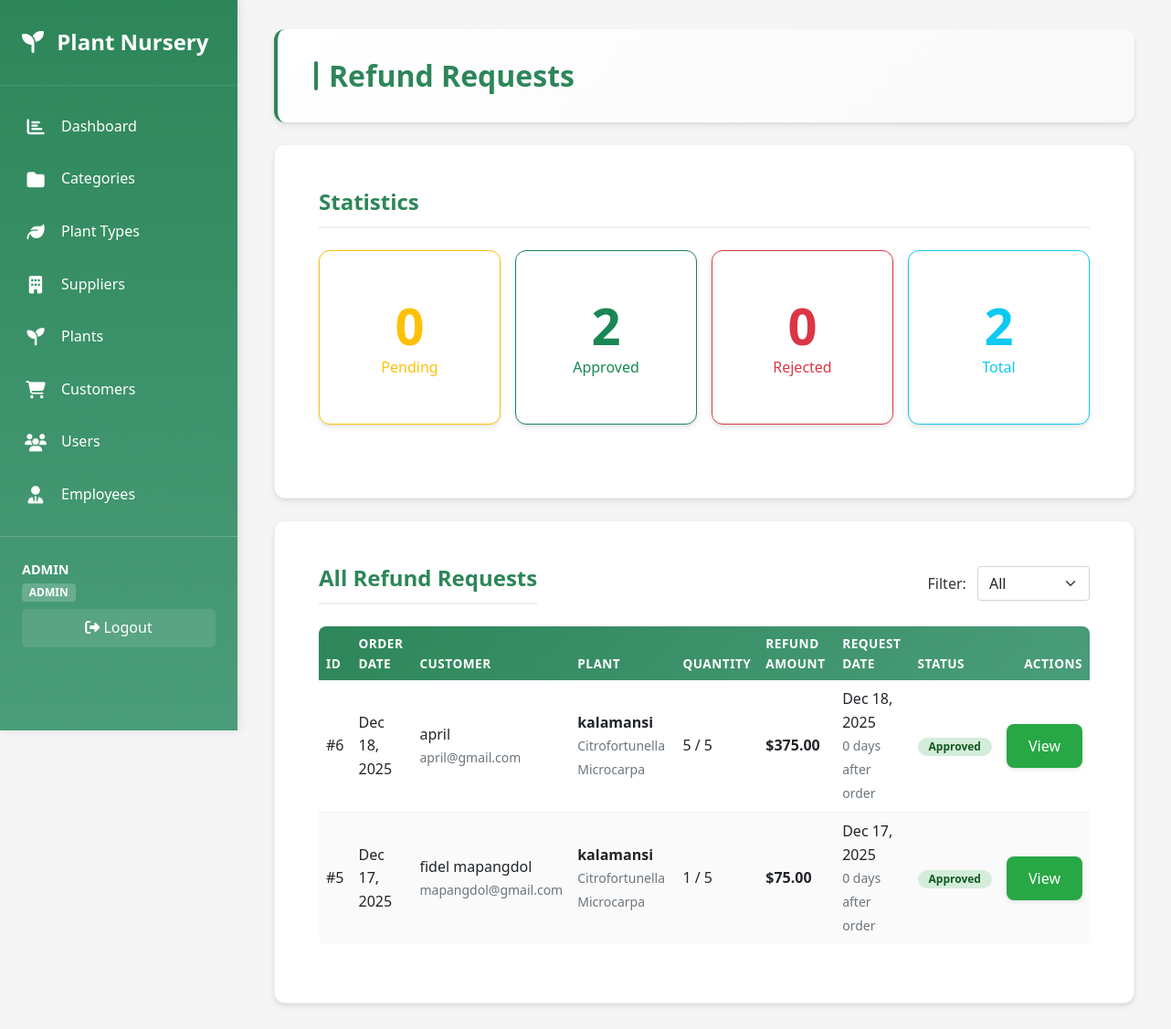
/refund/refundpage.php (signed in), run on the app's committed database.
### tables this page shows
CREATE TABLE `warranty_refund`  (
  `RefundID` int NOT NULL AUTO_INCREMENT,
  `OrderID` int NOT NULL,
  `OrderItemID` int NOT NULL,
  `CustomerID` int NOT NULL,
  `RequestDate` timestamp NOT NULL DEFAULT current_timestamp(),
  `Reason` text NOT NULL,
  `Quantity` int NOT NULL DEFAULT 1,
  `Status` varchar(50) NULL DEFAULT 'Pending',
  `ProcessedBy` int NULL DEFAULT NULL,
  `ProcessedDate` timestamp NULL DEFAULT NULL,
  `Notes` text NULL,
  PRIMARY KEY (`RefundID`) USING BTREE,
  INDEX `OrderItemID`(`OrderItemID` ASC) USING BTREE,
  INDEX `ProcessedBy`(`ProcessedBy` ASC) USING BTREE,
  INDEX `idx_order`(`OrderID` ASC) USING BTREE,
  INDEX `idx_customer`(`CustomerID` ASC) USING BTREE,
  INDEX `idx_status`(`Status` ASC) USING BTREE,
  INDEX `idx_request_date`(`RequestDate` ASC) USING BTREE,
  CONSTRAINT `warranty_refund_ibfk_1` FOREIGN KEY (`OrderID`) REFERENCES `order` (`OrderID`) ON DELETE CASCADE ON UPDATE CASCADE,
  CONSTRAINT `warranty_refund_ibfk_2` FOREIGN KEY (`OrderItemID`) REFERENCES `orderitem` (`OrderItemID`) ON DELETE CASCADE ON UPDATE CASCADE,
  CONSTRAINT `warranty_refund_ibfk_3` FOREIGN KEY (`CustomerID`) REFERENCES `customer` (`CustomerID`) ON DELETE CASCADE ON UPDATE CASCADE,
  CONSTRAINT `warranty_refund_ibfk_4` FOREIGN KEY (`ProcessedBy`) REFERENCES `employee` (`EmployeeID`) ON DELETE SET NULL ON UPDATE CASCADE
);

CREATE TABLE `order`  (
  `OrderID` int NOT NULL AUTO_INCREMENT,
  `CustomerID` int NULL DEFAULT NULL,
  `EmployeeID` int NULL DEFAULT NULL,
  `OrderDate` date NOT NULL,
  `TotalAmount` decimal(10, 2) NOT NULL DEFAULT 0.00,
  `Status` varchar(50) NULL DEFAULT 'Pending',
  `IsSuccessful` tinyint(1) NULL DEFAULT 0,
  PRIMARY KEY (`OrderID`) USING BTREE,
  INDEX `idx_customer`(`CustomerID` ASC) USING BTREE,
  INDEX `idx_employee`(`EmployeeID` ASC) USING BTREE,
  INDEX `idx_order_date`(`OrderDate` ASC) USING BTREE,
  INDEX `idx_status`(`Status` ASC) USING BTREE,
  CONSTRAINT `order_ibfk_1` FOREIGN KEY (`CustomerID`) REFERENCES `customer` (`CustomerID`) ON DELETE SET NULL ON UPDATE CASCADE,
  CONSTRAINT `order_ibfk_2` FOREIGN KEY (`EmployeeID`) REFERENCES `employee` (`EmployeeID`) ON DELETE SET NULL ON UPDATE CASCADE
);

CREATE TABLE `customer`  (
  `CustomerID` int NOT NULL AUTO_INCREMENT,
  `Name` varchar(100) NOT NULL,
  `Email` varchar(100) NULL DEFAULT NULL,
  `Phone` varchar(20) NULL DEFAULT NULL,
  `Address` varchar(255) NULL DEFAULT NULL,
  PRIMARY KEY (`CustomerID`) USING BTREE,
  INDEX `idx_name`(`Name` ASC) USING BTREE,
  INDEX `idx_email`(`Email` ASC) USING BTREE
);

CREATE TABLE `plant`  (
  `PlantID` int NOT NULL AUTO_INCREMENT,
  `Name` varchar(100) NOT NULL,
  `ScientificName` varchar(120) NULL DEFAULT NULL,
  `PlantCategoryID` int NULL DEFAULT NULL,
  `PlantTypeID` int NULL DEFAULT NULL,
  `SupplierID` int NULL DEFAULT NULL,
  `QuantityAvailable` int NULL DEFAULT 0,
  `Price` decimal(10, 2) NOT NULL,
  `PlantImg` blob NULL,
  PRIMARY KEY (`PlantID`) USING BTREE,
  INDEX `idx_name`(`Name` ASC) USING BTREE,
  INDEX `idx_category`(`PlantCategoryID` ASC) USING BTREE,
  INDEX `idx_supplier`(`SupplierID` ASC) USING BTREE,
  INDEX `idx_planttype`(`PlantTypeID` ASC) USING BTREE,
  CONSTRAINT `plant_ibfk_1` FOREIGN KEY (`PlantCategoryID`) REFERENCES `plantcategory` (`PlantCategoryID`) ON DELETE SET NULL ON UPDATE CASCADE,
  CONSTRAINT `plant_ibfk_2` FOREIGN KEY (`SupplierID`) REFERENCES `supplier` (`SupplierID`) ON DELETE SET NULL ON UPDATE CASCADE,
  CONSTRAINT `plant_ibfk_3` FOREIGN KEY (`PlantTypeID`) REFERENCES `planttype` (`PlantTypeID`) ON DELETE SET NULL ON UPDATE CASCADE
);

CREATE TABLE `orderitem`  (
  `OrderItemID` int NOT NULL AUTO_INCREMENT,
  `OrderID` int NULL DEFAULT NULL,
  `PlantID` int NULL DEFAULT NULL,
  `Quantity` int NOT NULL DEFAULT 1,
  `Price` decimal(10, 2) NOT NULL,
  PRIMARY KEY (`OrderItemID`) USING BTREE,
  INDEX `idx_order`(`OrderID` ASC) USING BTREE,
  INDEX `idx_plant`(`PlantID` ASC) USING BTREE,
  CONSTRAINT `orderitem_ibfk_1` FOREIGN KEY (`OrderID`) REFERENCES `order` (`OrderID`) ON DELETE CASCADE ON UPDATE CASCADE,
  CONSTRAINT `orderitem_ibfk_2` FOREIGN KEY (`PlantID`) REFERENCES `plant` (`PlantID`) ON DELETE CASCADE ON UPDATE CASCADE
);

### refund/refundpage.php (the view, shortened to what this page needs)
<?php
require_once '../config/database.php';
$statusFilter = isset($_GET['status']) ? mysqli_real_escape_string($conn, $_GET['status']) : 'all';
$whereClause = '';
$result = mysqli_query($conn, "
    SELECT wr.*,
           o.OrderDate, o.OrderID,
           c.Name as CustomerName, c.Email as CustomerEmail,
           oi.PlantID, oi.Quantity as OrderQuantity, oi.Price as ItemPrice,
           p.Name as PlantName, p.ScientificName, p.QuantityAvailable,
           e.Name as ProcessedByName
    FROM warranty_refund wr
    LEFT JOIN `order` o ON wr.OrderID = o.OrderID
    LEFT JOIN customer c ON wr.CustomerID = c.CustomerID
    LEFT JOIN orderitem oi ON wr.OrderItemID = oi.OrderItemID
    LEFT JOIN plant p ON oi.PlantID = p.PlantID
    LEFT JOIN employee e ON wr.ProcessedBy = e.EmployeeID
    $whereClause
    ORDER BY wr.RequestDate DESC
");
$refunds = mysqli_fetch_all($result, MYSQLI_ASSOC);
$pendingCount = mysqli_fetch_assoc(mysqli_query($conn, "SELECT COUNT(*) as count FROM warranty_refund WHERE Status = 'Pending'"))['count'];
$approvedCount = mysqli_fetch_assoc(mysqli_query($conn, "SELECT COUNT(*) as count FROM warranty_refund WHERE Status = 'Approved'"))['count'];
$rejectedCount = mysqli_fetch_assoc(mysqli_query($conn, "SELECT COUNT(*) as count FROM warranty_refund WHERE Status = 'Rejected'"))['count'];
$totalCount = mysqli_fetch_assoc(mysqli_query($conn, "SELECT COUNT(*) as count FROM warranty_refund"))['count'];
include '../includes/header.php';
?>
<div class="page-header mb-4">
    <h2>Refund Requests</h2>
</div>
<div class="card mb-4">
    <div class="card-body">
        <h3 class="card-title mb-4" style="color: var(--primary-color);">Statistics</h3>
        <div class="row g-3">
            <div class="col-md-3">
                <div class="card border-warning">
                    <div class="card-body text-center">
                        <div class="display-4 fw-bold text-warning"><?php echo $pendingCount; ?></div>
                        <div class="text-warning">Pending</div>
                    </div>
                </div>
            </div>
            <div class="col-md-3">
                <div class="card border-success">
                    <div class="card-body text-center">
                        <div class="display-4 fw-bold text-success"><?php echo $approvedCount; ?></div>
                        <div class="text-success">Approved</div>
                    </div>
                </div>
            </div>
            <div class="col-md-3">
                <div class="card border-danger">
                    <div class="card-body text-center">
                        <div class="display-4 fw-bold text-danger"><?php echo $rejectedCount; ?></div>
                        <div class="text-danger">Rejected</div>
                    </div>
                </div>
            </div>
            <div class="col-md-3">
                <div class="card border-info">
                    <div class="card-body text-center">
                        <div class="display-4 fw-bold text-info"><?php echo $totalCount; ?></div>
                        <div class="text-info">Total</div>
                    </div>
                </div>
            </div>
        </div>
    </div>
</div>
<div class="card">
    <div class="card-body">
        <div class="d-flex justify-content-between align-items-center mb-4">
            <h3 class="card-title mb-0" style="color: var(--primary-color);">All Refund Requests</h3>
            <div>
                <label for="statusFilter" class="form-label me-2">Filter:</label>
                <select class="form-select d-inline-block w-auto" id="statusFilter" onchange="filterByStatus()">
                    <option value="all" <?php echo $statusFilter === 'all' ? 'selected' : ''; ?>>All</option>
                </select>
            </div>
        </div>
        <?php if (count($refunds) > 0): ?>
            <div class="table-responsive">
                <table class="table table-hover">
                    <thead>
                        <tr>
                            <th>ID</th>
                            <th>Order Date</th>
                            <th>Customer</th>
                            <th>Plant</th>
                            <th>Quantity</th>
                            <th>Refund Amount</th>
                            <th>Request Date</th>
                            <th>Status</th>
                            <th class="text-end">Actions</th>
                        </tr>
                    </thead>
                    <tbody>
                        <?php foreach ($refunds as $refund):
                            $refundAmount = $refund['Quantity'] * $refund['ItemPrice'];
                            $orderDate = strtotime($refund['OrderDate']);
                            $requestDate = strtotime($refund['RequestDate']);
                            $daysSinceOrder = floor(($requestDate - $orderDate) / (24 * 60 * 60));
                        ?>
                            <tr>
                                <td>#<?php echo $refund['RefundID']; ?></td>
                                <td><?php echo date('M d, Y', strtotime($refund['OrderDate'])); ?></td>
                                <td>
                                    <div><?php echo htmlspecialchars($refund['CustomerName']); ?></div>
                                    <small class="text-muted"><?php echo htmlspecialchars($refund['CustomerEmail']); ?></small>
                                </td>
                                <td>
                                    <div><strong><?php echo htmlspecialchars($refund['PlantName']); ?></strong></div>
                                    <small class="text-muted"><?php echo htmlspecialchars($refund['ScientificName'] ?? 'N/A'); ?></small>
                                </td>
                                <td><?php echo $refund['Quantity']; ?> / <?php echo $refund['OrderQuantity']; ?></td>
                                <td><strong>$<?php echo number_format($refundAmount, 2); ?></strong></td>
                                <td>
                                    <?php echo date('M d, Y', strtotime($refund['RequestDate'])); ?>
                                    <br><small class="text-muted"><?php echo $daysSinceOrder; ?> days after order</small>
                                </td>
                                <td>
                                    <span class="badge" style="padding: 0.25rem 0.75rem; border-radius: 20px; background-color:
                                        <?php
                                        echo $refund['Status'] === 'Approved' ? '#d4edda' :
                                            ($refund['Status'] === 'Pending' ? '#fff3cd' : '#f8d7da');
                                        ?>; color:
                                        <?php
                                        echo $refund['Status'] === 'Approved' ? '#155724' :
                                            ($refund['Status'] === 'Pending' ? '#856404' : '#721c24');
                                        ?>;">
                                        <?php echo htmlspecialchars($refund['Status']); ?>
                                    </span>
                                </td>
                                <td class="text-end">
                                    <div class="d-flex gap-2 flex-wrap justify-content-end">
                                        <a href="view_refund.php?id=<?php echo $refund['RefundID']; ?>" class="btn btn-success btn-sm">View</a>
                                    </div>
                                </td>
                            </tr>
                        <?php endforeach; ?>
                    </tbody>
                </table>
            </div>
        <?php else: ?>
            <div class="text-center py-5">
                <p class="text-muted mb-0">No refund requests found.</p>
            </div>
        <?php endif; ?>
    </div>
</div>
<?php include '../includes/footer.php'; ?>

### assets/css/style.css (style rules this page uses)
* { margin: 0; padding: 0; box-sizing: border-box; }
:root { --primary-color: #2d8659; --secondary-color: #4a9d7a; --accent-color: #6bb896; --danger-color: #dc3545; --warning-color: #ffc107; --success-color: #28a745; --dark-color: #2c3e50; --light-color: #f8f9fa; --border-color: #dee2e6; --text-color: #333; --text-light: #666; }
body { font-family: 'Segoe UI', Tahoma, Geneva, Verdana, sans-serif; background-color: #f5f5f5; color: var(--text-color); line-height: 1.6; display: flex; min-height: 100vh; }
.page-header { background: linear-gradient(135deg, #ffffff 0%, #f8f9fa 100%); padding: 2rem 2.5rem; border-radius: 12px; box-shadow: 0 4px 6px rgba(0,0,0,0.07), 0 1px 3px rgba(0,0,0,0.06); margin-bottom: 2rem; display: flex; justify-content: space-between; align-items: flex-start; border-left: 4px solid var(--primary-color); flex-wrap: wrap; gap: 1rem; }
.page-header h2 { color: var(--primary-color); font-size: 2rem; font-weight: 700; margin: 0; display: flex; align-items: center; gap: 0.75rem; }
.page-header h2::before { content: ''; width: 4px; height: 2rem; background: var(--primary-color); border-radius: 2px; }
.btn { display: inline-block; padding: 0.75rem 1.5rem; border: none; border-radius: 8px; text-decoration: none; font-weight: 500; cursor: pointer; transition: all 0.3s ease; font-size: 1rem; box-shadow: 0 2px 4px rgba(0,0,0,0.1); position: relative; overflow: hidden; }
.btn::before { content: ''; position: absolute; top: 50%; left: 50%; width: 0; height: 0; border-radius: 50%; background: rgba(255,255,255,0.3); transform: translate(-50%, -50%); transition: width 0.6s, height 0.6s; }
.btn-success { background-color: var(--success-color); color: white; }
.card { background: white; border-radius: 12px; box-shadow: 0 4px 6px rgba(0,0,0,0.07), 0 1px 3px rgba(0,0,0,0.06); padding: 2rem; margin-bottom: 2rem; transition: box-shadow 0.3s ease, transform 0.2s ease; border: 1px solid rgba(0,0,0,0.05); }
.card h3 { color: var(--primary-color); margin-top: 0; margin-bottom: 1.5rem; font-size: 1.5rem; font-weight: 600; border-bottom: 2px solid #f0f0f0; padding-bottom: 0.75rem; }
table { width: 100%; border-collapse: separate; border-spacing: 0; background: white; border-radius: 8px; overflow: hidden; }
table thead { background: linear-gradient(135deg, var(--primary-color), var(--secondary-color)); color: white; }
table thead th { padding: 1.25rem 1rem; text-align: left; font-weight: 600; text-transform: uppercase; font-size: 0.85rem; letter-spacing: 0.5px; border: none; }
table tbody tr { transition: background-color 0.2s ease; }
table tbody td { padding: 1.25rem 1rem; text-align: left; border-bottom: 1px solid #f0f0f0; vertical-align: middle; }
table tbody tr:last-child td { border-bottom: none; }
table tbody tr:nth-child(even) { background-color: #fafafa; }
select { padding: 0.75rem 1rem; border: 2px solid var(--border-color); border-radius: 8px; font-size: 1rem; background: white; color: var(--text-color); cursor: pointer; transition: all 0.3s ease; appearance: none; background-repeat: no-repeat; background-position: right 1rem center; padding-right: 2.5rem; }
.gap-2 { gap: 0.5rem !important; }

### data on the page
warranty_refund: RefundID "6", OrderID.OrderDate "Dec 18, 2025", CustomerID.Name "april", CustomerID.Email "april@gmail.com", plant.Name "kalamansi", plant.ScientificName "Citrofortunella Microcarpa", Quantity "5", OrderItemID.Quantity "5", Quantity.Price "375.00", RequestDate "Dec 18, 2025", RequestDate.OrderDate "0", Status "Approved"
warranty_refund: RefundID "5", OrderID.OrderDate "Dec 17, 2025", CustomerID.Name "fidel mapangdol", CustomerID.Email "mapangdol@gmail.com", plant.Name "kalamansi", plant.ScientificName "Citrofortunella Microcarpa", Quantity "1", OrderItemID.Quantity "5", OrderItemID.Price "75.00", RequestDate "Dec 17, 2025", RequestDate.OrderDate "0", Status "Approved"

### other printed values
$_SESSION['username'] "ADMIN"
$_SESSION['role'] "ADMIN"
$pendingCount "0"
$approvedCount "2"
$rejectedCount "0"
$totalCount "2"
